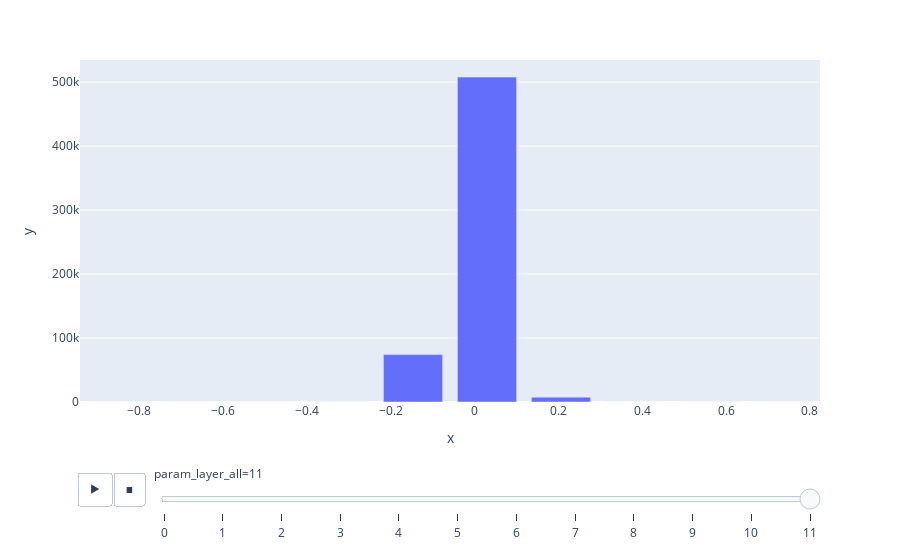

The notebook cell this image was saved under:
### Code cell
df_plot = df_hist
fig = px.bar(df_plot,
             x=to_numpy(df_plot['bins_all']), y=to_numpy(df_plot['counts_all']),animation_frame="param_layer_all")

fig.show()

### Figure 1 — Plotly figure (JSON) as saved in the notebook; plotly's stock layout.template omitted (floating-point values rounded to 4 significant figures)
{"data": [{"alignmentgroup": "True", "hovertemplate": "param_layer_all=11<br>x=%{x}<br>y=%{y}<extra></extra>", "legendgroup": "", "marker": {"color": "#636efa", "pattern": {"shape": ""}}, "name": "", "offsetgroup": "", "orientation": "v", "showlegend": false, "textposition": "auto", "type": "bar", "x": [-0.8536, -0.677, -0.5004, -0.3239, -0.1473, 0.02928, 0.2059, 0.3824, 0.559, 0.7356], "xaxis": "x", "y": [2, 3, 22, 155, 74089, 507895, 7571, 75, 10, 2], "yaxis": "y"}], "layout": {"autosize": true, "barmode": "relative", "legend": {"tracegroupgap": 0}, "margin": {"t": 60}, "sliders": [{"active": 11, "currentvalue": {"prefix": "param_layer_all="}, "len": 0.9, "pad": {"b": 10, "t": 60}, "steps": [{"args": [["0"], {"frame": {"duration": 0, "redraw": true}, "fromcurrent": true, "mode": "immediate", "transition": {"duration": 0, "easing": "linear"}}], "label": "0", "method": "animate"}, {"args": [["1"], {"frame": {"duration": 0, "redraw": true}, "fromcurrent": true, "mode": "immediate", "transition": {"duration": 0, "easing": "linear"}}], "label": "1", "method": "animate"}, {"args": [["2"], {"frame": {"duration": 0, "redraw": true}, "fromcurrent": true, "mode": "immediate", "transition": {"duration": 0, "easing": "linear"}}], "label": "2", "method": "animate"}, {"args": [["3"], {"frame": {"duration": 0, "redraw": true}, "fromcurrent": true, "mode": "immediate", "transition": {"duration": 0, "easing": "linear"}}], "label": "3", "method": "animate"}, {"args": [["4"], {"frame": {"duration": 0, "redraw": true}, "fromcurrent": true, "mode": "immediate", "transition": {"duration": 0, "easing": "linear"}}], "label": "4", "method": "animate"}, {"args": [["5"], {"frame": {"duration": 0, "redraw": true}, "fromcurrent": true, "mode": "immediate", "transition": {"duration": 0, "easing": "linear"}}], "label": "5", "method": "animate"}, {"args": [["6"], {"frame": {"duration": 0, "redraw": true}, "fromcurrent": true, "mode": "immediate", "transition": {"duration": 0, "easing": "linear"}}], "label": "6", "method": "animate"}, {"args": [["7"], {"frame": {"duration": 0, "redraw": true}, "fromcurrent": true, "mode": "immediate", "transition": {"duration": 0, "easing": "linear"}}], "label": "7", "method": "animate"}, {"args": [["8"], {"frame": {"duration": 0, "redraw": true}, "fromcurrent": true, "mode": "immediate", "transition": {"duration": 0, "easing": "linear"}}], "label": "8", "method": "animate"}, {"args": [["9"], {"frame": {"duration": 0, "redraw": true}, "fromcurrent": true, "mode": "immediate", "transition": {"duration": 0, "easing": "linear"}}], "label": "9", "method": "animate"}, {"args": [["10"], {"frame": {"duration": 0, "redraw": true}, "fromcurrent": true, "mode": "immediate", "transition": {"duration": 0, "easing": "linear"}}], "label": "10", "method": "animate"}, {"args": [["11"], {"frame": {"duration": 0, "redraw": true}, "fromcurrent": true, "mode": "immediate", "transition": {"duration": 0, "easing": "linear"}}], "label": "11", "method": "animate"}], "x": 0.1, "xanchor": "left", "y": 0, "yanchor": "top"}], "updatemenus": [{"buttons": [{"args": [null, {"frame": {"duration": 500, "redraw": true}, "fromcurrent": true, "mode": "immediate", "transition": {"duration": 500, "easing": "linear"}}], "label": "&#9654;", "method": "animate"}, {"args": [[null], {"frame": {"duration": 0, "redraw": true}, "fromcurrent": true, "mode": "immediate", "transition": {"duration": 0, "easing": "linear"}}], "label": "&#9724;", "method": "animate"}], "direction": "left", "pad": {"r": 10, "t": 70}, "showactive": false, "type": "buttons", "x": 0.1, "xanchor": "right", "y": 0, "yanchor": "top"}], "xaxis": {"anchor": "y", "autorange": true, "domain": [0, 1], "range": [-0.9419, 0.8239], "title": {"text": "x"}, "type": "linear"}, "yaxis": {"anchor": "x", "autorange": true, "domain": [0, 1], "range": [0, 534600.0], "title": {"text": "y"}, "type": "linear"}}}
